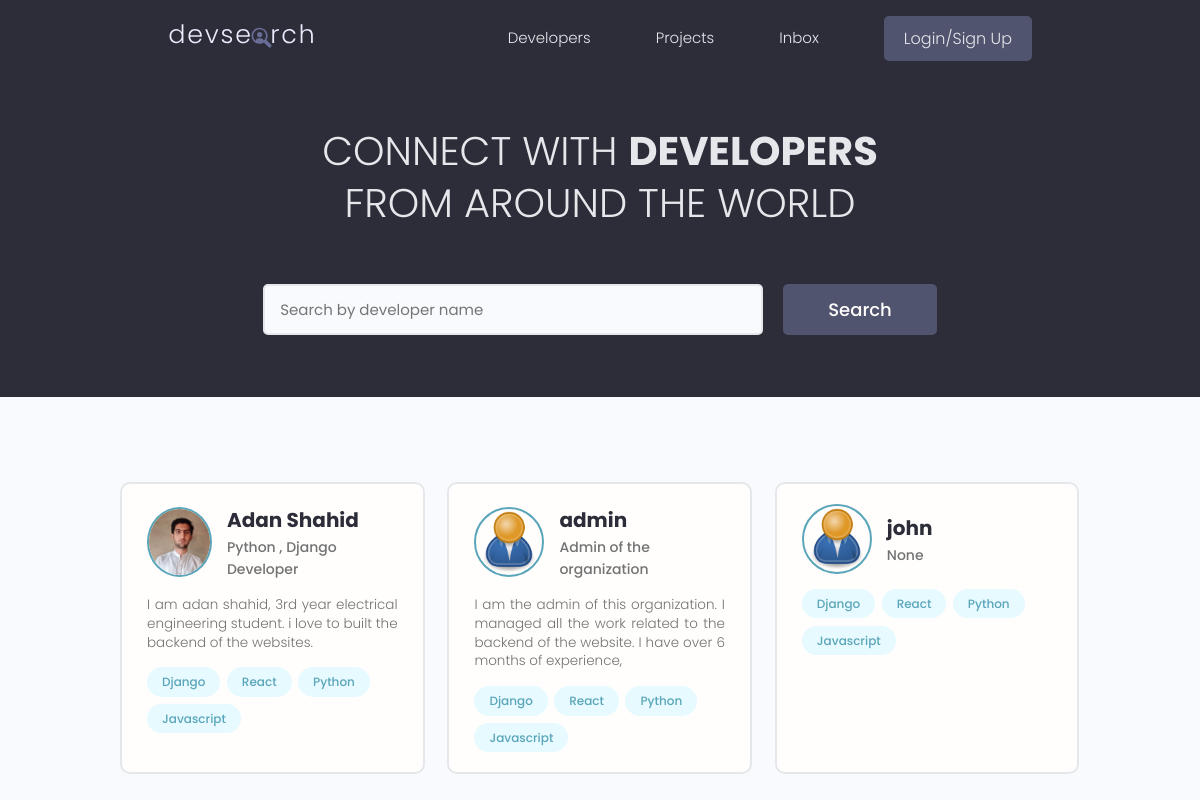
The page / on the database its author committed.
### users/models.py (models this page shows, shortened)
class Profile(models.Model):
    user = models.OneToOneField(User, on_delete=models.CASCADE, null=True, blank=True)
    username = models.CharField(max_length=200, blank=True, null=True)
    location = models.CharField(max_length=200, blank=True, null=True)
    name = models.CharField(max_length=200, blank=True, null=True)
    email = models.EmailField(max_length=500, blank=True, null=True,)
    short_intro = models.CharField(max_length=200, blank=True, null=True)
    bio = models.TextField(blank=True, null=True)
    profile_image = models.ImageField(null=True, blank=True, upload_to='profiles/', default= "profiles/user-default.png")
    social_github = models.CharField(max_length=200, blank=True, null=True)
    social_twitter = models.CharField(max_length=200, blank=True, null=True)
    social_youtube = models.CharField(max_length=200, blank=True, null=True)
    social_linkedin = models.CharField(max_length=200, blank=True, null=True)
    social_website = models.CharField(max_length=200, blank=True, null=True)
    created = models.DateTimeField(auto_now_add=True)
    id = models.UUIDField(default=uuid.uuid4, unique=True, primary_key=True, editable=False)

class Skill(models.Model):
    owner = models.ForeignKey(Profile, on_delete=models.CASCADE, null=True)
    name = models.CharField(max_length=200, blank=True, null=True)
    description = models.TextField(blank=True, null=True)
    created = models.DateTimeField(auto_now_add=True)
    id = models.UUIDField(default=uuid.uuid4, unique=True, primary_key=True, editable=False)
    def __str__(self):
        return str(self.name)

### users/views.py (the view)
# urls.py: path('', views.profiles, name="profiles"),
def profiles(request):
    profiles = Profile.objects.all()
    skills = Skill.objects.all()
    context = {'profiles':profiles,
               'skills':skills}
    return render(request, 'users/profiles.html', context)

### users/templates/users/profiles.html (shortened to what this page needs)
{% extends 'main.html' %}
{% block content1 %}
<main class="home">
    <section class="hero-section text-center">
      <div class="container container--narrow">
        <div class="hero-section__box">
          <h2>CONNECT WITH <span>DEVELOPERS</span></h2>
          <h2>FROM AROUND THE WORLD</h2>
        </div>
        <div class="hero-section__search">
          <form class="form" action="#" method="get">
            <div class="form__field">
              <input class="input input--text" id="formInput#search" type="text" name="text"
                placeholder="Search by developer name" />
            </div>
            <input class="btn btn--sub btn--lg" type="submit" value="Search" />
          </form>
        </div>
      </div>
    </section>
    <section class="devlist">
      <div class="container">
        <div class="grid grid--three">
           {% for profile in profiles %}
            <div class="column card">
            <div class="dev">
              <a href="{% url 'user-profile' profile.id %}" class="card__body">
                <div class="dev__profile">
                  <img class="avatar avatar--md" src="{{ profile.profile_image.url }}" alt="image" />
                  <div class="dev__meta">
                    <h3>{{profile.name}}</h3>
                    <h5>{{profile.short_intro|slice:"60"}}</h5>
                  </div>
                </div>
                <p class="dev__info">{{profile.bio|slice:"150"}}</p>
                <div class="dev__skills">
                    {% for skill in skills|slice:"5" %}
                  <span class="tag tag--pill tag--main">
                    <small>{{skill}}</small>
                  </span>
                  {% endfor %}
                </div>
              </a>
            </div>
          </div>
          {% endfor %}
        </div>
      </div>
    </section>
  </main>
{% endblock content1 %}

### static/styles/app.css (style rules this page uses)
:root { --color-sub: #2d2d39; }
.btn--sub { background-color: var(--color-sub-light); }
.card { border: 2px solid var(--color-light); }
img { width: 100%; }
.hero-section { height: 40vh; display: flex; align-items: center; background-color: var(--color-sub); }
.hero-section__box { margin-bottom: 4rem; }
.hero-section__box > h2, .hero-section__box > h2 > span { font-size: 4rem; color: var(--color-light); line-height: 1.3; text-transform: uppercase; }
.hero-section__box > h2 { font-weight: 300; }
.hero-section__box > h2 > span { font-weight: 700; }
.hero-section__search > .form { display: flex; align-items: center; justify-content: center; gap: 2rem; }
.hero-section__search > .form input.input--text { width: 50rem; }
.devlist { margin-top: 8rem; }
.devlist .grid { align-items: stretch; }
.devlist .dev .dev__profile { display: flex; align-items: center; gap: 1.5rem; }
.devlist .dev .dev__meta h3 { color: var(--color-sub); font-size: 2rem; font-weight: 700; }
.devlist .dev .dev__meta h5 { color: var(--color-text); font-size: 1.4rem; font-weight: 500; }
.devlist .dev .dev__info { margin: 1.5rem 0; font-size: 1.35rem; line-height: 1.4; text-align: justify; }

### static/uikit/styles/modules/_variables.css (style rules this page uses)
:root { --color-main: #5aa5b9; --color-main-light: #e6faff; --color-sub: #3f4156; --color-sub-light: #51546e; --color-sub-lighter: #ededfd; --color-text: #737373; --color-gray: #8b8b8b; --color-light: #e5e7eb; --color-light-gray: #767676; --color-bg: #f8fafd; --color-white: #fffefd; --color-white-light: #f3f3f3; --color-success: #359e64; --color-success-bg: #def8e8; --color-error: #fc4b0b; --color-error-bg: #fff2ee; --font-base: 'Poppins', arial, helvetica, 'Segoe UI', roboto, ubuntu, sans-serif; --font-monospace: 'Fira Code', 'Courier New', courier, monospace; --font-regular: 300; --font-medium: 500; --font-bold: 700; --generic-shadow: 1px 1px 5px #00000010; --generic-transition: all 0.3s ease-in-out; }

### static/uikit/styles/modules/_base.css (style rules this page uses)
* { margin: 0; padding: 0; box-sizing: border-box; text-rendering: optimizeLegibility; color: inherit; font-size: inherit; }
html { font-size: 50%; }
@media only screen and (min-width: 480px) { html { font-size: 56.25%; } }
@media only screen and (min-width: 1200px) { html { font-size: 62.5%; } }
body { line-height: 1.6; font-weight: 400; font-size: 1.5rem; color: var(--color-text); background-color: var(--color-bg); min-height: 100vh; }

### static/uikit/styles/modules/_typography.css (style rules this page uses)
* { font-family: var(--font-base); }
h2 { font-size: 3.6rem; font-weight: var(--font-bold); }
h3 { font-size: 3.2rem; font-weight: var(--font-medium); }
h5 { font-size: 2.4rem; font-weight: var(--font-medium); }
h5, h6 { font-weight: var(--font-regular); }
p, span, strong { font-size: 1.6rem; color: var(--color-text); font-weight: var(--font-regular); }
a { padding-bottom: 2px; text-decoration: none; display: inline-block; color: var(--color-main); font-weight: var(--font-medium); }

### static/uikit/styles/modules/_utilities.css (style rules this page uses)
.container { width: 92%; max-width: 165rem; margin: 0 auto; box-sizing: border-box; }
.container--narrow { width: 92%; max-width: 120rem; }
@media screen and (min-width: 1000px) { .container { width: 90%; } }
@media screen and (min-width: 1000px) { .container--narrow { width: 85%; } }
@media screen and (min-width: 1200px) { .container { width: 80%; } }
@media screen and (min-width: 1200px) { .container--narrow { width: 72%; } }
.text-center { text-align: center; }

### static/uikit/styles/modules/_avatar.css (style rules this page uses)
.avatar { border-radius: 50%; border: 2px solid var(--color-main); object-fit: cover; }
.avatar--md { height: 7rem; width: 7rem; }

### static/uikit/styles/modules/_button.css (style rules this page uses)
.btn { display: inline-block; position: relative; cursor: pointer; background-color: var(--color-light); font-weight: var(--font-medium); color: var(--color-sub); text-decoration: none; padding: 1rem 2rem; border-radius: 0.5rem; border: none; width: -webkit-fit-content; width: -moz-fit-content; width: fit-content; height: -webkit-fit-content; height: -moz-fit-content; height: fit-content; font-size: 1.6rem; outline-width: 0; outline-color: transparent; -webkit-backface-visibility: hidden; backface-visibility: hidden; transition: all 0.3s ease-in-out; }
.btn--sub { background-color: var(--color-sub); color: var(--color-white); }
.btn--lg { font-size: 1.8rem; padding: 1.2rem 4.5rem; }

### static/uikit/styles/modules/_card.css (style rules this page uses)
.card { border-radius: 1rem; background-color: var(--color-white); border: 1.5px solid var(--color-light); width: auto; height: auto; margin-top: 0.5rem; margin-bottom: 0.5rem; overflow: hidden; }
.card__body, .card__header { padding: 2rem 2.5rem; }

### rows shown on the page
Profile: profile_image (picture), name "Adan Shahid", short_intro "Python , Django Developer", bio "I am adan shahid, 3rd year electrical engineering student. i love to built the backend of the websites."
Skill: name "Django"
Skill: name "React"
Skill: name "Python"
Skill: name "Javascript"
Profile: profile_image (placeholder picture), name "admin", short_intro "Admin of the organization", bio "I am the admin of this organization. I managed all the work related to the backend of the website. I have over 6 months of experience,"
Profile: profile_image (placeholder picture), name "john", short_intro "None"
